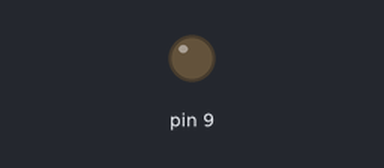
This sketch was run on a simulated Arduino Uno, built with avr-gcc and run on an emulated ATmega328P. On the bench: output pins drawn as LEDs (lit = HIGH).

Above: at 0.05 s.
At 5.75 s:
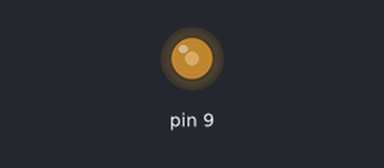
At 11.55 s:
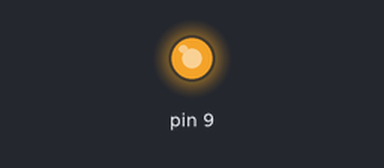
At 23.15 s:
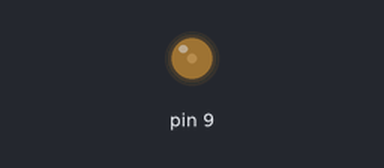
Timing chart, 0 to 33.3 s (numbered marks = the images above):
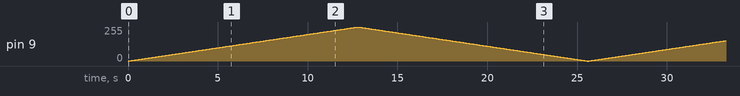

The sketch:

test_analog.ino
```cpp
void setup() {
}

void loop() {
//  analogWrite(9, 0);
//  delay(500);
//  analogWrite(9, 63);
//  delay(500);
//  analogWrite(9, 127);
//  delay(500);
//  analogWrite(9, 255);
//  delay(500);
//  analogWrite(9, 127);
//  delay(500);
//  analogWrite(9, 63);
//  delay(500);

  for(int i=0; i<256; i++) {
    analogWrite(9, i);
    delay(50);
  }

  for(int i=255; i>=0; i--){
    analogWrite(9, i);
    delay(50);
  }
}
```
